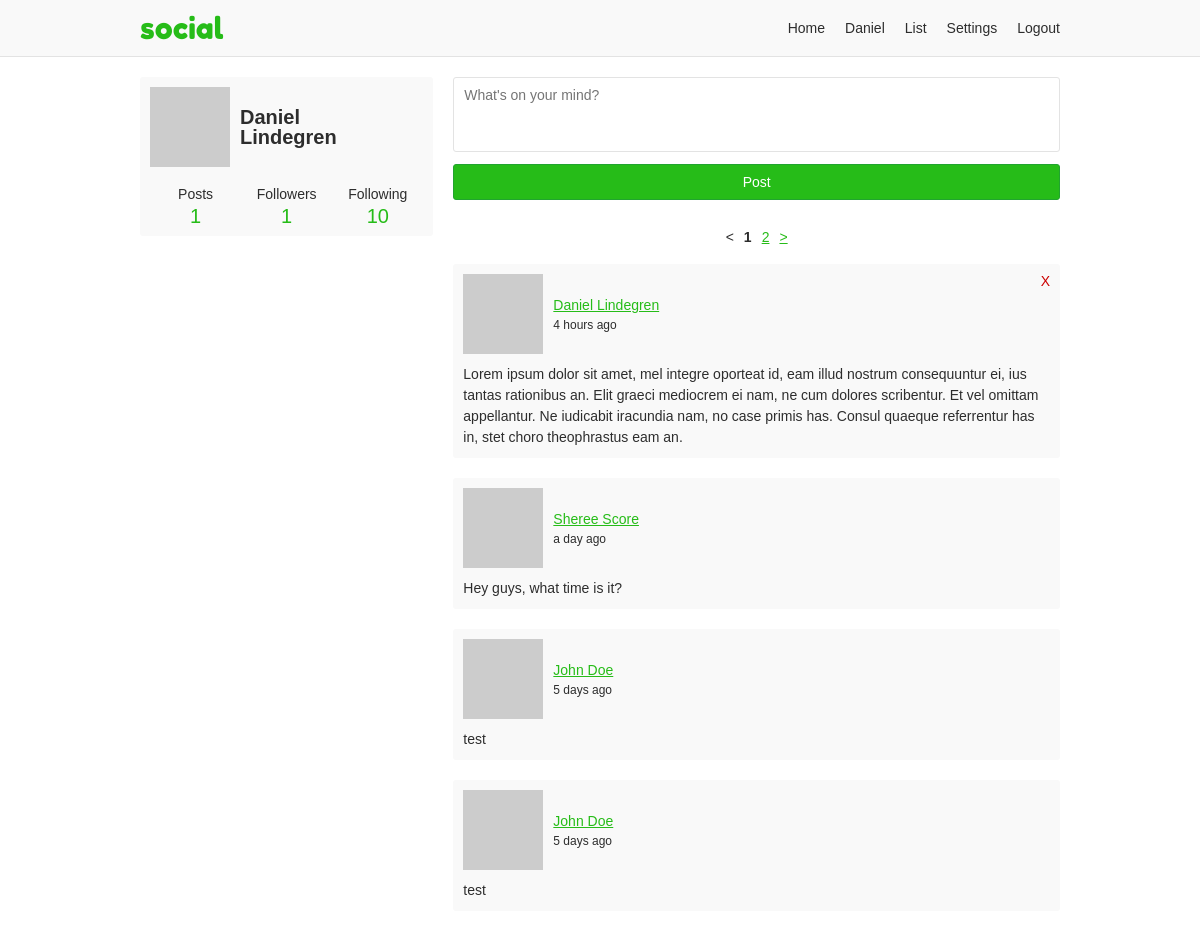
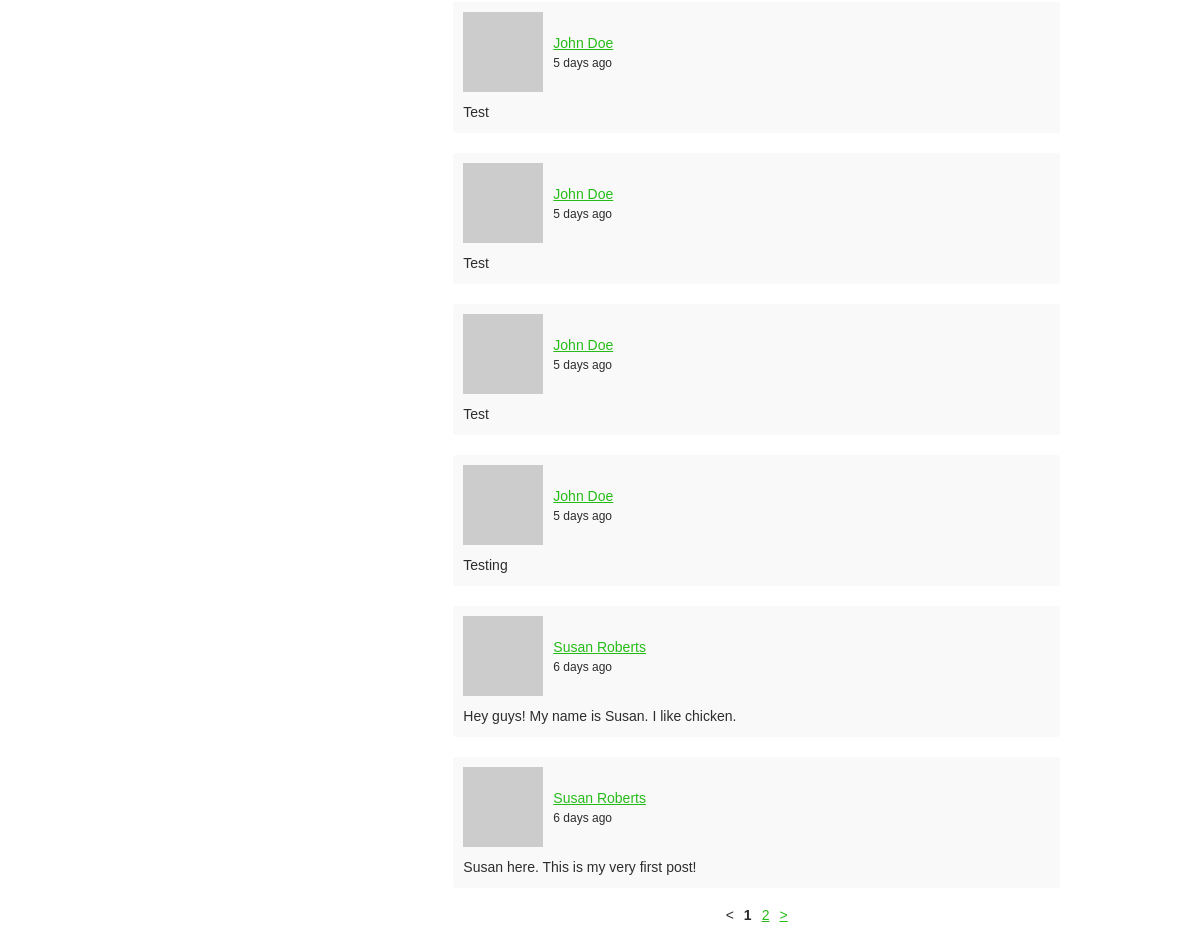
Screenshot of /home (signed in) with the database file from the repository (2 pictures, top to bottom).
### app/users/models/user.py (models this page shows, shortened)
class User(UserMixin, db.Model, BaseModel):
    username = db.Column(db.String(35), nullable=False, unique=True)
    email = db.Column(db.String(255), nullable=False, unique=True)
    password = db.Column(db.String(128), nullable=False)
    first_name = db.Column(db.String(35), nullable=False)
    last_name = db.Column(db.String(35), nullable=False)
    about_me = db.Column(db.Text)
    last_seen = db.Column(db.DateTime, default=datetime.utcnow)
    posts_per_page = db.Column(db.Integer, default=10, nullable=False)
    full_name = column_property(first_name + " " + last_name)
    followed = db.relationship(
        'User',
        secondary=followers,
        primaryjoin='followers.c.follower_id == User.id',
        secondaryjoin='followers.c.followed_id == User.id',
        backref=db.backref('followers', lazy='dynamic'),
        lazy='dynamic')
    post_author = db.relationship(
        'Post',
        foreign_keys='Post.author_id',
        backref='author', lazy='dynamic')
    post_recipient = db.relationship(
        'Post',
        foreign_keys='Post.recipient_id',
        backref='recipient', lazy='dynamic')
    @property
    def get_followers(self):
        return self.followers.filter_by(active=True)
    @property
    def get_followed(self):
        return self.followed.filter_by(active=True)
    def followed_posts(self):
        followed = Post.query.join(
            followers,
            (followers.c.followed_id == Post.author_id)).filter(
                followers.c.follower_id == self.id,
                Post.author_id == Post.recipient_id,
                Post.active == 1).join(
                    User,
                    (User.id == Post.author_id)).filter(
                        User.active == 1)
        my_posts = Post.query.filter_by(recipient_id=self.id, active=True)
        return followed.union(my_posts).order_by(Post.created.desc())
    def post_count(self):
        return self.post_author.filter(
            Post.active == 1, Post.author_id == Post.recipient_id).count()
    def avatar(self, size):
        digest = md5(self.email.lower().encode('utf-8')).hexdigest()
        return 'https://www.gravatar.com/avatar/{}?d=monsterid&s={}'.format(
            digest, size)

### app/users/models/post.py (models this page shows, shortened)
class Post(db.Model, BaseModel):
    body = db.Column(db.Text)
    author_id = db.Column(db.Integer, db.ForeignKey('user.id'))
    recipient_id = db.Column(db.Integer, db.ForeignKey('user.id'))

### app/users/views.py (the view)
@users.route('/home', methods=['GET', 'POST'])
@login_required
def home():
    form = PostForm()
    if form.validate_on_submit():
        post = Post(body=form.body.data, author=current_user,
                    recipient=current_user)
        post.commit()
        flash('Your post is now live!')
        return redirect(url_for('users.home'))
    page = request.args.get('page', 1, type=int)
    posts = current_user.followed_posts().paginate(
        page, current_user.posts_per_page, False)
    return render_template('users/home.html', form=form, posts=posts)

### app/users/forms.py
class PostForm(FlaskForm):
    body = TextAreaField('Say something', validators=[DataRequired()])
    submit = SubmitField('Post')

### app/models.py (called while the page is built)
    def commit(self):
        try:
            db.session.add(self)
            db.session.commit()
            return self
        except Exception as E:
            db.session.rollback()
            raise E

### app/users/models/user.py (called while the page is built)
@login.user_loader
def load_user(id):
    return User.query.get(int(id))

### app/users/views.py (called while the page is built)
@users.before_request
def before_request():
    if current_user.is_authenticated:
        current_user.last_seen = datetime.utcnow()
        current_user.commit()

### app/templates/users/home.html (shortened to what this page needs)
{% extends "base.html" %}
{% block content %}
<div class="grid-container">
  <aside class="profile-aside">
    <div class="profile-info-container">
      <a class="profile-info" href="{{ url_for('users.profile', username=current_user.username) }}">
        <img src="{{ current_user.avatar(60) }}">
        <h2>{{ current_user.first_name }}<br>{{ current_user.last_name }}</h1>
      </a>
      <div class="user-numbers user-numbers-home">
        <a href="{{ url_for('users.profile', username=current_user.username) }}">
          Posts <span>{{ current_user.post_count() }}</span>
        </a>
        <a href="{{ url_for('users.followers', username=current_user.username) }}">
          Followers <span>{{ current_user.get_followers.count() }}</span>
        </a>
        <a href="{{ url_for('users.following', username=current_user.username) }}">
          Following <span>{{ current_user.get_followed.count() }}</span>
        </a>
      </div>
    </div>
  </aside>
  <main class="profile-content">
    <form method="post" novalidate>
      {{ form.body(placeholder="What's on your mind?") }}
      {{ form.submit }}
    </form>
    {% if posts.pages > 1 %}
      {% from "/_macros.html" import render_pagination %}
      {{ render_pagination(posts, 'users.home') }}
    {% endif %}
    {% if posts.items %}
      {% for post in posts.items %}
      {% include "/users/_post.html" %}
      {% endfor %}
    {% else %}
    <p class="card">Nothing to show. Post something, or start following some people.</p>
    {% endif %}
    {% if posts.pages > 1 %}
      {% from "/_macros.html" import render_pagination %}
      {{ render_pagination(posts, 'users.home') }}
    {% endif %}
  </main>
</div>
{% endblock %}

### app/templates/base.html (shortened to what this page needs)
<!doctype html>
<html lang="en">
<head>
  <link rel="stylesheet" href="{{ url_for('static', filename='css/layout.css') }}">
</head>
<body>
<div class="header-container">
  <header class="site-header responsive-container">
    <h1 class="branding"><a href="{{ url_for('static_views.index') }}">{{ APP_NAME }}</a></h1>
    {% if current_user.is_authenticated %}
    <ul class="primary-nav">
      <li><a href="{{ url_for('users.home') }}">Home</a></li>
      <li><a href="{{ url_for('users.profile', username=current_user.username) }}">{{ current_user.first_name }}</a></li>
      <li><a href="{{ url_for('users.list') }}">List</a></li>
      <li><a href="{{ url_for('users.settings_account') }}">Settings</a></li>
      <li><a href="{{ url_for('static_views.logout') }}">Logout</a></li>
    </ul>
    {% endif %}
  </header>
</div>
<div class="responsive-container">
{% block content %}
{% endblock %}
</div>
</body>
</html>

### app/templates/_macros.html
{% macro render_pagination(pagination, endpoint, username=None) %}
<ul class="pagination">
  {% if pagination.has_prev %}
  <li><a href="{{ url_for(endpoint, username=username, page=pagination.prev_num) }}">&lt;</a>
  {% else %}
  <li>&lt;</li>
  {% endif %}
  {% for page in pagination.iter_pages() %}
    {% if page %}
      {% if page != pagination.page %}
      <li><a href="{{ url_for(endpoint, username=username, page=page) }}">{{ page }}</a></li>
      {% else %}
      <li><strong>{{ page }}</strong></li>
      {% endif %}
    {% else %}
    <li>&hellip;</li>
    {% endif %}
  {% endfor %}
  {% if pagination.has_next %}
  <li><a href="{{ url_for(endpoint, username=username, page=pagination.next_num) }}">&gt;</a></li>
  {% else %}
  <li>&gt;</li>
  {% endif %}
</ul>
{% endmacro %}

### app/templates/users/_post.html
<div class="post">
  <div class="post-header">
    <img src="{{ post.author.avatar(40) }}">
    <p class="post-info">
      <a href="{{ url_for('users.profile', username=post.author.username) }}">{{ post.author.full_name }}</a>
      <time>{{ moment(post.created).fromNow() }}</time>
    </p>
    {% if current_user == post.author or post.recipient_id == current_user.id %}
    <a class="delete-post" href="{{ url_for('users.user_action', username=post.author.username, action='delete-post', post_id=post.id) }}" title="Delete post">X</a>
    {% endif %}
  </div>
  <p class="post-body">{{ post.body }}</p>
</div>

### app/static/css/layout.css (style rules this page uses)
:root { --green: #26bc18; --dark-green: #21a42f; --light-gray: #f9f9f9; --dark-gray: #e3e3e3; --light-green: #e9ffe0; --green-border: #c9ffb2; --green-text: #335922; --text-color: #2d2d2d; --white: #fff; --red: #cc0000; }
*, *::before, *::after { box-sizing: border-box; }
html { font-family: sans-serif; font-size: 62.5%; }
article, aside, figcaption, figure, footer, header, hgroup, main, nav, section { display: block; }
body { margin: 0; color: var(--text-color); font-size: 1.4rem; line-height: 1; }
h1, h2, h3, h4, h5, h6 { margin: 0 0 10px 0; }
p, ol, ul, dl { margin: 0 0 10px 0; padding: 0; }
p { line-height: 1.5; }
img { display: block; }
ol, ul { list-style: none; }
a, a:link { color: var(--green); ext-decoration: none; }
.responsive-container { margin: 0 auto; max-width: 960px; padding: 0 20px; }
.grid-container { display: grid; grid-template-columns: repeat(12, [col-start] 1fr); grid-gap: 20px; }
.grid-container > .profile-aside, .grid-container > .profile-content, .grid-container > .settings-aside, .grid-container > .settings-content, .grid-container > .index-content, .grid-container > .index-registration { grid-column: col-start / -1; }
@media (min-width: 768px) { .grid-container > .profile-aside { grid-column: col-start / span 4; } }
@media (min-width: 768px) { .grid-container > .profile-content { grid-column: col-start 5 / span 8; } }
input, textarea { display: inline-block; margin-bottom: 10px; padding: 10px; width: 100%; border: 1px solid var(--dark-gray); border-radius: 3px; font-family: inherit; font-size: inherit; line-height: inherit; }
textarea { height: 75px; resize: none; }
input[type=submit] { background-color: var(--green); border-color: var(--dark-green); color: var(--white); }
.pagination { display: flex; justify-content: center; margin-bottom: 20px; }
.pagination > li { padding: 0 5px; }
.header-container { margin-bottom: 20px; background-color: var(--light-gray); border-bottom: 1px solid var(--dark-gray); }
.header-container .site-header { align-items: center; display: flex; }
.branding { margin: 0; padding: 10px 0; }
.branding a { font: 30px "Fredoka One"; text-decoration: none; }
.primary-nav { display: flex; margin: 0 0 0 auto; }
.primary-nav li { padding: 0 10px; }
.primary-nav li:last-child { padding-right: 0; }
.primary-nav a { color: var(--text-color); text-decoration: none; }
.post { margin-bottom: 20px; padding: 10px; position: relative; background-color: var(--light-gray); border-radius: 3px; }
.profile-content > form { margin-bottom: 20px; }
.post-header { align-items: center; display: flex; }
.post-header img { align-self: flex-start; }
.post-header time { display: block; font-size: 1.2rem; }
.post-info { margin: 0 0 0 10px; }
.post-body { margin: 10px 0 0; }
.post .delete-post { position: absolute; top: 10px; right: 10px; color: var(--red); text-decoration: none; }
.profile-info-container, .about-container, .last-seen-container { padding: 10px; margin-bottom: 20px; background-color: var(--light-gray); border-radius: 3px; }
.profile-info { align-items: center; display: flex; margin-bottom: 20px; overflow: hidden; }
.profile-info, .profile-info:link { color: var(--text-color); text-decoration: none; }
.profile-info > h2 { margin: 0 0 0 10px; font-size: 20px; }
.user-numbers { display: flex; text-align: center; }
.user-numbers > a { color: var(--text-color); text-decoration: none; }
.user-numbers-home > a { width: 33.33333333%; }
.user-numbers > a span { display: block; margin-top: 5px; color: var(--green); font-size: 20px; }

### rows the page displays
User: first_name "Daniel", last_name "Lindegren"
Post: author.full_name "Daniel Lindegren", created "4 hours ago", body "Lorem ipsum dolor sit amet, mel integre oporteat id, eam illud nostrum consequuntur ei, ius tantas rationibus an. Elit graeci mediocrem ei nam, ne cum dolores scribentur. Et vel omittam appellantur. Ne iudicabit iracundia nam, no case primis has. Consul quaeque referrentur has in, stet choro theophrastus eam an."
Post: author.full_name "Sheree Score", created "a day ago", body "Hey guys, what time is it?"
Post: author.full_name "John Doe", created "5 days ago", body "test"
Post: author.full_name "John Doe", created "5 days ago", body "test"
Post: author.full_name "John Doe", created "5 days ago", body "Test"
Post: author.full_name "John Doe", created "5 days ago", body "Test"
Post: author.full_name "John Doe", created "5 days ago", body "Test"
Post: author.full_name "John Doe", created "5 days ago", body "Testing"
Post: author.full_name "Susan Roberts", created "6 days ago", body "Hey guys! My name is Susan. I like chicken."
Post: author.full_name "Susan Roberts", created "6 days ago", body "Susan here. This is my very first post!"

### other values shown
{{ APP_NAME }} "social"
{{ current_user.post_count() }} "1"
{{ current_user.get_followers.count() }} "1"
{{ current_user.get_followed.count() }} "10"
{{ page }} "1" "1"
{{ page }} "2" "2"
